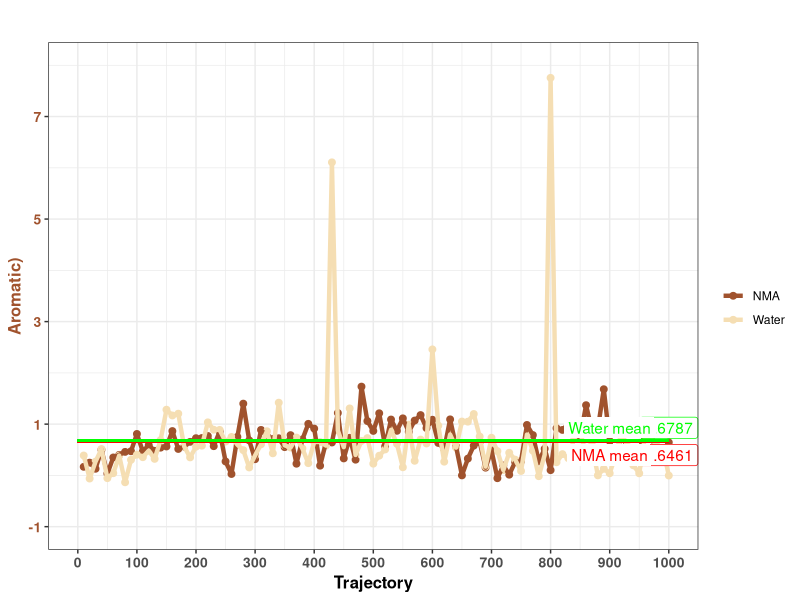
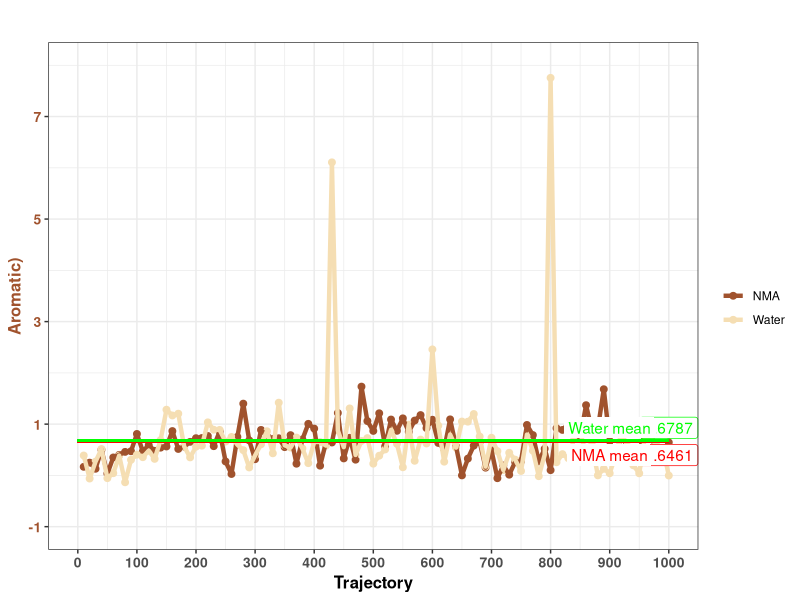

The R source for these figures, in order:
# R作图
library(ggplot2)
#options(repr.plot.width=20, repr.plot.height=6)

# Druggability(LR)
# Import data
rmsf<-read.table("./triad-nma.csv")
rmsf2<-read.table("./triad-water.csv")
name<-c("NMA")
name2<-c("Water")
namemean1<-c("NMA mean")
namemean2<-c("Water mean")

# Define x and y
x<-seq(1,length(rmsf[,13]))
y<-cbind(rmsf[,13])

x2<-seq(1,length(rmsf2[,13]))
y2<-cbind(rmsf2[,13])

# Draw Lines
ggplot()+
geom_point(data=rmsf,aes(x,y,color="sienna"),    size=2.0)  + 
geom_point(data=rmsf2,aes(x2,y2,color="wheat"), size=2.0)  + 
geom_line(data=rmsf,aes(x,y,color="sienna"),    size=1.5)  + 
geom_line(data=rmsf2,aes(x2,y2,color="wheat"), size=1.5)  + 
# mean line
geom_segment(data =rmsf,aes(x=0,xend =100,y=mean(y),yend=mean(y)), color="red")+
geom_segment(data =rmsf2,aes(x=0,xend =100,y=mean(y2),yend=mean(y2)), color="green")+
geom_label(color="red",aes(x=100, y=mean(y)-0.25,label=signif(mean(y), digits = 4), fontface="plain", family="sans")) +
geom_label(color="green",aes(x=100, y=mean(y2)+0.25, label=signif(mean(y2), digits = 4), fontface="plain", family="sans")) +
geom_label(label.size=0,aes(x=90, y=mean(y)-0.25,label=namemean1, fontface="plain", family="sans"), color="red") +
geom_label(label.size=0,aes(x=90, y=mean(y2)+0.25, label=namemean2, fontface="plain", family="sans"), color="green") +

# labs title
labs(title="",x="Trajectory",y="Aromatic)") +

# legend
scale_color_manual(name="",values=c("sienna","wheat"),label=c(name,name2)) +

#scale
scale_y_continuous(limits=c(-1,8),breaks=seq(-1,8,2),label=seq(-1,8,2))  +
scale_x_continuous(limits=c(0,100),breaks=seq(0,100,10),label=seq(0,1000,100)) +
theme_bw() +

# theme
theme(
plot.title=element_text(hjust=0.5,size=20),
axis.title.x=element_text(size=12,face="bold"),
axis.title.y=element_text(size=12,face="bold",color="sienna"),
axis.text.x=element_text(size=10,face="bold"),
axis.text.y=element_text(size=10,face="bold",color="sienna")
) 


# Save png
ggsave("./Aromatic.png",width=18,height=6,dpi=300)

# check whether the unwanted file exists and remove it
file.exists("Rplots.pdf")
file.remove("Rplots.pdf")
